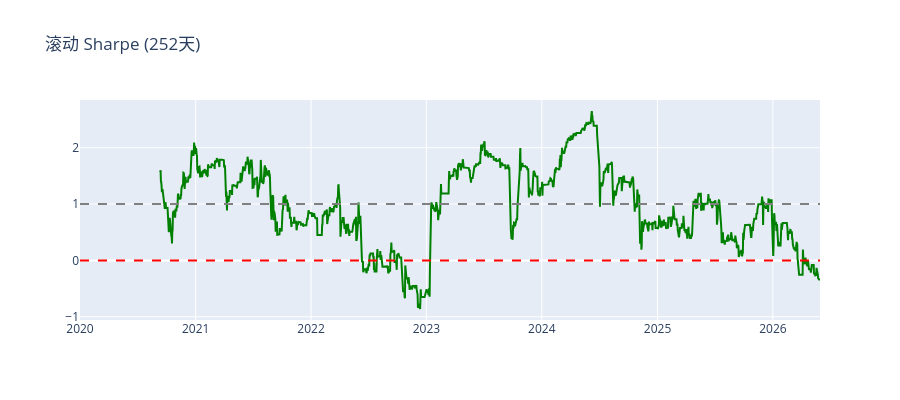

This figure's notebook cell:
### Code cell
# 滚动 Sharpe
df['daily_ret'] = df['balance'].pct_change()
df['rolling_sharpe'] = df['daily_ret'].rolling(252).apply(
    lambda x: np.sqrt(252)*x.mean()/x.std() if x.std()>0 else 0
)
fig_r = go.Figure()
fig_r.add_trace(go.Scatter(x=df.index, y=df['rolling_sharpe'], name='Sharpe', line=dict(color='green')))
fig_r.add_hline(y=1, line_dash="dash", line_color="gray")
fig_r.add_hline(y=0, line_dash="dash", line_color="red")
fig_r.update_layout(title="滚动 Sharpe (252天)", height=400)
iplot(fig_r)

### Figure 1 — Plotly figure (JSON) as saved in the notebook; plotly's stock layout.template omitted (floating-point values rounded to 4 significant figures; data arrays with more than 128 entries replaced by an {"elided": "..."} marker saying what was removed)
{"data": [{"line": {"color": "green"}, "name": "Sharpe", "type": "scatter", "x": {"elided": "2342 str values"}, "y": {"elided": "2342 float values"}}], "layout": {"height": 400, "shapes": [{"line": {"color": "gray", "dash": "dash"}, "type": "line", "x0": 0, "x1": 1, "xref": "x domain", "y0": 1, "y1": 1, "yref": "y"}, {"line": {"color": "red", "dash": "dash"}, "type": "line", "x0": 0, "x1": 1, "xref": "x domain", "y0": 0, "y1": 0, "yref": "y"}], "title": {"text": "滚动 Sharpe (252天)"}}}
